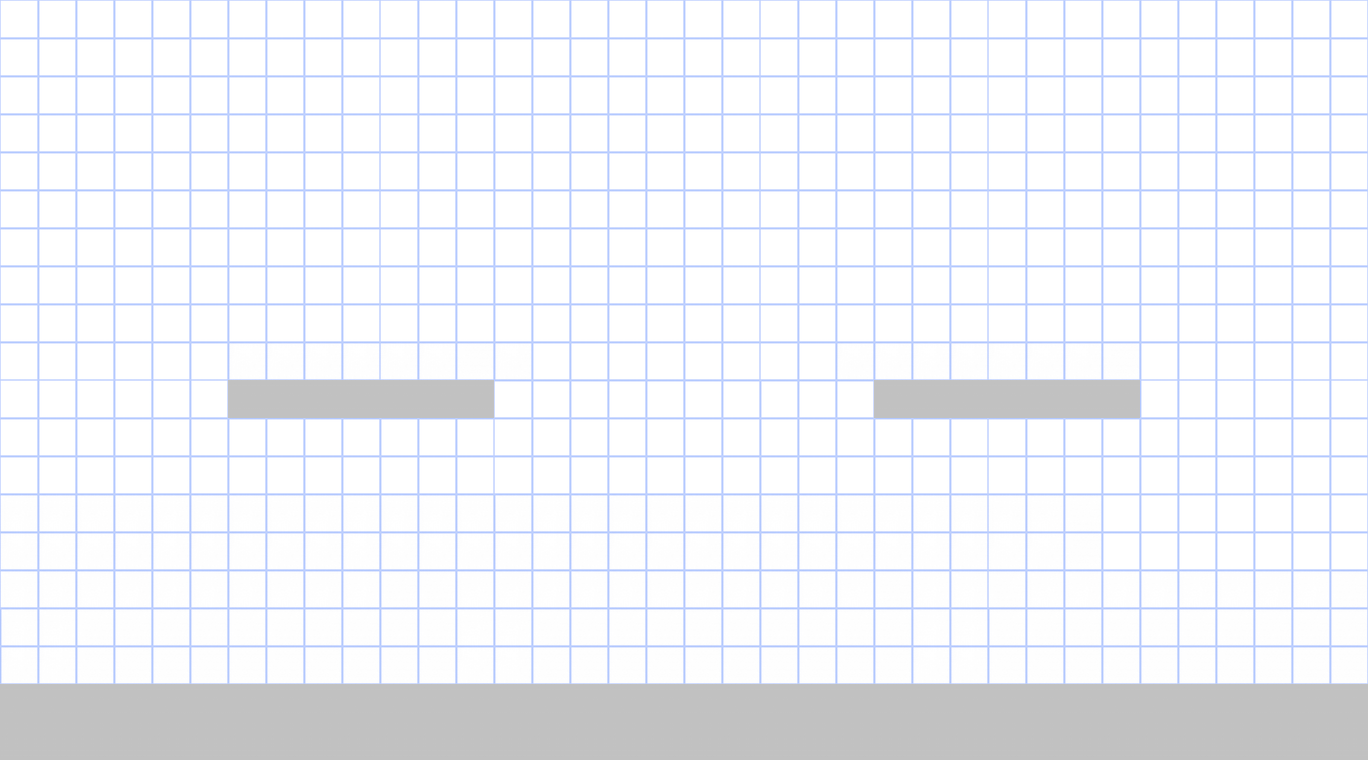

This game map was drawn from its Tiled (.tmx) file and the tilesets committed beside it. A one-line description and the trimmed map source follow:
An orthogonal 36x20 tile map with 38x38 px tiles, 2 tile layers (background, barrage), 3 tilesets and 5 objects (3x ground, 2x ball).

<map version="1.0" orientation="orthogonal" renderorder="right-up" width="36" height="20" tilewidth="38" tileheight="38" nextobjectid="16">
 <tileset firstgid="1" name="base" tilewidth="38" tileheight="38">
  <image source="../images/Rock.png" width="512" height="512" />
 </tileset>
 <tileset firstgid="170" name="background" tilewidth="38" tileheight="38">
  <image source="../images/background.png" width="380" height="380" />
 </tileset>
 <tileset firstgid="270" name="triangle" tilewidth="38" tileheight="38">
  <image source="../images/triangle1.png" trans="ff00ff" width="380" height="190" />
 </tileset>
 <layer name="background" width="36" height="20">
  <data>[720 cells, 720 non-empty, 100 distinct tile ids]</data>
 </layer>
 <layer name="barrage" width="36" height="20">
  <data>[720 cells, 268 non-empty, 8 distinct tile ids]</data>
 </layer>
 <objectgroup name="braindots">
  <object id="1" name="ground_bottom1" type="ground" x="1.33333" y="688" width="1364" height="70.6667">
   <properties>
    <property name="autocreate" value="true" />
   </properties>
  </object>
  <object id="2" name="ballA" type="ball" x="358.667" y="360.996">
   <properties>
    <property name="autocreate" value="false" />
   </properties>
  </object>
  <object id="3" name="ballB" type="ball" x="1005.33" y="359.666">
   <properties>
    <property name="autocreate" value="false" />
   </properties>
  </object>
  <object id="12" name="ground2" type="ground" x="229.333" y="384" width="262.667" height="33.3333">
   <properties>
    <property name="autocreate" value="true" />
   </properties>
  </object>
  <object id="14" name="ground3" type="ground" x="874.667" y="384" width="264" height="33.3333">
   <properties>
    <property name="autocreate" value="true" />
   </properties>
  </object>
 </objectgroup>
</map>
